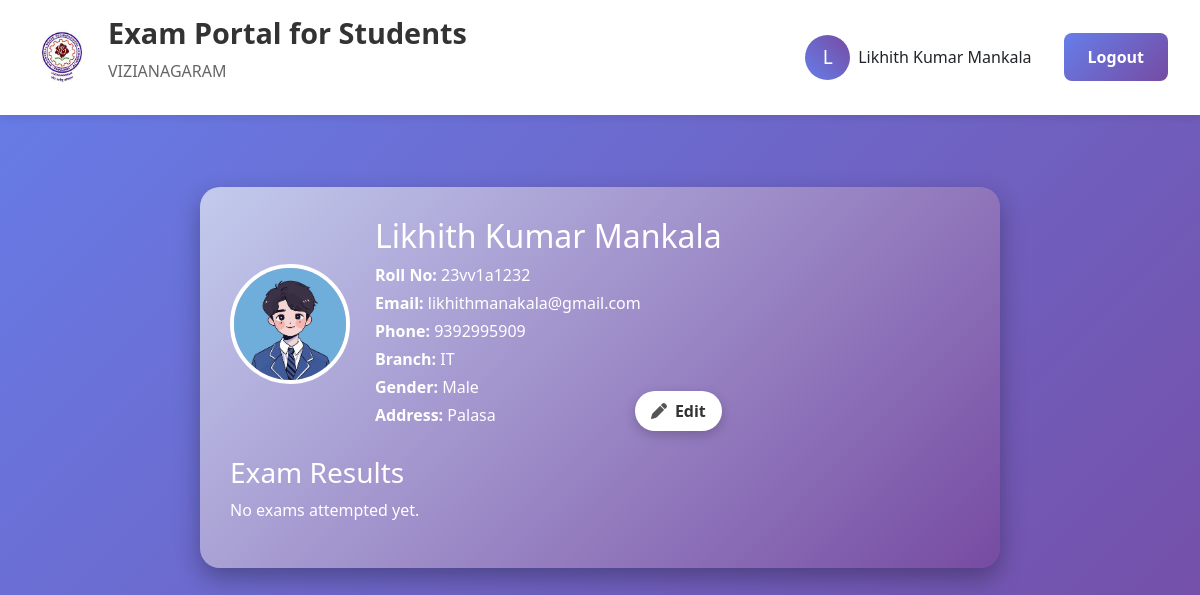
The app's page /profile (signed in) with its own data.
### models.py (models this page shows)
class User(db.Model):
    id = db.Column(db.Integer, primary_key=True)
    name = db.Column(db.String(100), nullable=False)
    roll_no = db.Column(db.String(20), unique=True, nullable=False)
    email = db.Column(db.String(120), unique=True, nullable=False)
    phone_number = db.Column(db.String(15), nullable=False)
    address = db.Column(db.Text, nullable=False)
    branch = db.Column(db.String(50), nullable=False)
    gender = db.Column(db.String(10), nullable=False)
    password_hash = db.Column(db.String(120), nullable=False)
    profile_pic = db.Column(db.String(120), default='default.jpg')
    created_at = db.Column(db.DateTime, default=datetime.utcnow)
    results = db.relationship('ExamResult', backref='user', lazy=True)

### app.py (the view)
@app.route('/profile')
def profile():
    if not is_logged_in():
        flash("Please log in to view profile", "error")
        return redirect(url_for('login'))
    user = User.query.get(session['user_id'])
    results = db.session.query(ExamResult, Exam)\
        .join(Exam).filter(ExamResult.user_id == user.id).all()
    return render_template('profile.html', user=user, results=results)

### app.py (called while the page is built)
def is_logged_in():
    return 'user_id' in session

### templates/profile.html (shortened to what this page needs)
{% extends "base.html" %}
{% block content %}
<div class="profile-container">
  <div class="profile-header">
    {% if user.profile_pic == 'default.jpg' %}
      {% if user.gender == 'Male' %}
        <img src="{{ url_for('static', filename='uploads/male.jpeg') }}" alt="Profile">
      {% else %}
        <img src="{{ url_for('static', filename='uploads/female.jpeg') }}" alt="Profile">
      {% endif %}
    {% else %}
      <img src="{{ url_for('static', filename='uploads/' ~ user.profile_pic) }}" alt="Profile">
    {% endif %}
    <div class="profile-info">
      <h2>{{ user.name }}</h2>
      <p><strong>Roll No:</strong> {{ user.roll_no }}</p>
      <p><strong>Email:</strong> {{ user.email }}</p>
      <p><strong>Phone:</strong> {{ user.phone_number }}</p>
      <p><strong>Branch:</strong> {{ user.branch }}</p>
      <p><strong>Gender:</strong> {{ user.gender }}</p>
      <p><strong>Address:</strong> {{ user.address }}</p>
      <div style="text-align: right; margin-top: -40px;">
  <a href="{{ url_for('edit_profile') }}" class="edit-btn">
    <i class="fas fa-pen"></i> Edit
  </a>
</div>
    </div>
  </div>
  <h3>Exam Results</h3>
  {% if results %}
  <table class="results-table">
    <tr>
      <th>Exam</th>
      <th>Score</th>
      <th>Total</th>
      <th>Date</th>
    </tr>
    {% for result, exam in results %}
    <tr>
      <td>{{ exam.title }}</td>
      <td>{{ result.score }}</td>
      <td>{{ result.total_marks }}</td>
      <td>{{ result.completed_at.strftime('%d-%m-%Y') }}</td>
    </tr>
    {% endfor %}
  </table>
  {% else %}
    <p>No exams attempted yet.</p>
  {% endif %}
</div>
{% endblock %}

### templates/base.html (shortened to what this page needs)
<!DOCTYPE html>
<html lang="en">
<head>
    <link href="https://cdnjs.cloudflare.com/ajax/libs/font-awesome/6.0.0/css/all.min.css" rel="stylesheet">
<link rel="stylesheet" href="https://cdn.jsdelivr.net/npm/bootstrap@4.6.2/dist/css/bootstrap.min.css">
<link rel="stylesheet" href="https://cdnjs.cloudflare.com/ajax/libs/font-awesome/6.4.0/css/all.min.css">
</head>
<body>
    <header class="header">
        <div class="logo-section">
            <div class="logo">
 <img src="{{ url_for('static', filename='uploads/default.jpg') }}" alt="JNTU Logo" class="logo-img">
</div>
            <div class="university-info">
                <h1>Exam Portal for Students</h1>
                <p>VIZIANAGARAM</p>
            </div>
        </div>
        <div class="profile-section">
    {% if session.user_name %}
        <a href="{{ url_for('profile') }}" style="display: flex; align-items: center; gap: 0.5rem; text-decoration: none; color: inherit;">
            <div class="profile-pic">{{ session.user_name[0].upper() }}</div>
            <span>{{ session.user_name }}</span>
        </a>
        <a href="{{ url_for('logout') }}" class="btn btn-secondary" style="margin-left: 1rem;">Logout</a>
    {% else %}
        <a href="{{ url_for('login') }}" class="btn btn-primary">Login</a>
        <a href="{{ url_for('register') }}" class="btn btn-secondary">Register</a>
    {% endif %}
</div>
    </header>
    <div class="container">
        {% block content %}{% endblock %}
    </div>
</body>
</html>

### templates/base.html (style rules this page uses)
* { margin: 0; padding: 0; box-sizing: border-box; }
body { font-family: 'Segoe UI', Tahoma, Geneva, Verdana, sans-serif; background: linear-gradient(135deg, #667eea 0%, #764ba2 100%); min-height: 100vh; }
.header { background: white; padding: 1rem 2rem; box-shadow: 0 2px 10px rgba(0,0,0,0.1); display: flex; justify-content: space-between; align-items: center; position: sticky; top: 0; z-index: 1000; }
.logo-section { display: flex; align-items: center; gap: 1rem; }
.logo { width: 60px; height: 60px; border-radius: 50%; overflow: hidden; display: flex; align-items: center; justify-content: center; background-color: white; }
.logo-img { width: 100%; height: 100%; object-fit: cover; display: block; }
.university-info h1 { color: #333; font-size: 1.8rem; font-weight: 700; }
.university-info p { color: #666; font-size: 1rem; margin-top: 0.2rem; }
.profile-section { display: flex; align-items: center; gap: 1rem; }
.profile-pic { width: 45px; height: 45px; border-radius: 50%; background: linear-gradient(45deg, #667eea, #764ba2); display: flex; align-items: center; justify-content: center; color: white; font-size: 1.2rem; }
.container { max-width: 1200px; margin: 0 auto; padding: 2rem; }
.btn { padding: 0.75rem 1.5rem; border: none; border-radius: 8px; font-size: 1rem; font-weight: 600; cursor: pointer; transition: all 0.3s ease; text-decoration: none; display: inline-block; text-align: center; }
.btn-secondary { background: linear-gradient(135deg, #667eea, #764ba2); color: white; }

### templates/profile.html (style rules this page uses)
.profile-container { max-width: 800px; margin: 40px auto; background: linear-gradient(135deg, #c3cbed, #764ba2); color: white; padding: 30px; border-radius: 20px; box-shadow: 0 10px 25px rgba(0,0,0,0.3); font-family: 'Segoe UI', sans-serif; }
.profile-header { display: flex; align-items: center; gap: 25px; margin-bottom: 25px; }
.profile-header img { width: 120px; height: 120px; border-radius: 100px; object-fit: cover; border: 4px solid white; }
.profile-info p { margin: 4px 0; font-size: 16px; }
.edit-btn { text-decoration: none; background: #ffffff; color: #333; padding: 8px 16px; border-radius: 25px; font-weight: bold; box-shadow: 0 4px 12px rgba(0,0,0,0.2); transition: all 0.3s ease; display: inline-flex; align-items: center; gap: 8px; font-family: 'Segoe UI', sans-serif; }
.edit-btn i { color: #555; }

### records on screen
User: user_name "Likhith Kumar Mankala", name "Likhith Kumar Mankala", roll_no "23vv1a1232", email "likhithmanakala@gmail.com", phone_number "9392995909", branch "IT", gender "Male", address "Palasa"

### other values on screen
{{ session.user_name[0].upper() }} "L"
